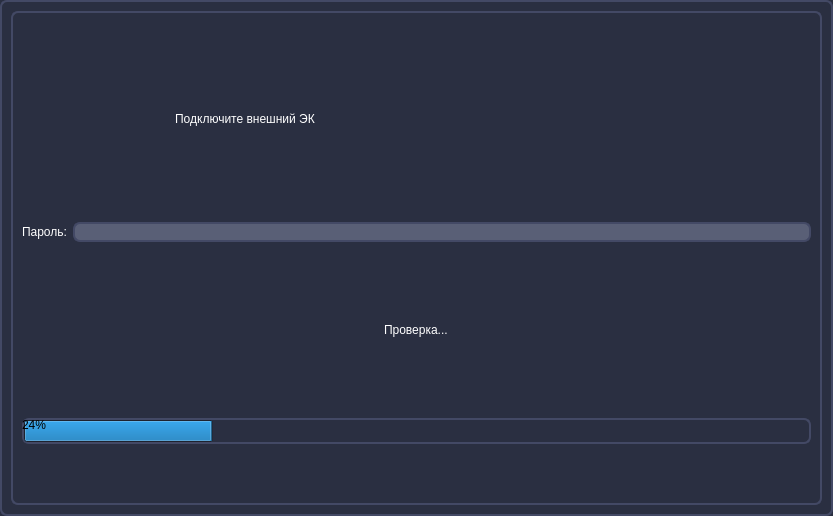
<?xml version="1.0" encoding="UTF-8"?>
<ui version="4.0">
 <class>Form</class>
 <widget class="QWidget" name="Form">
  <property name="geometry">
   <rect>
    <x>0</x>
    <y>0</y>
    <width>833</width>
    <height>516</height>
   </rect>
  </property>
  <property name="contextMenuPolicy">
   <enum>Qt::NoContextMenu</enum>
  </property>
  <property name="windowTitle">
   <string>WallMall</string>
  </property>
  <property name="styleSheet">
   <string notr="true">border: 2px solid #434965;
border-radius: 7px;
background-color: #2A2F41;</string>
  </property>
  <layout class="QGridLayout" name="gridLayout">
   <item row="0" column="0">
    <widget class="QFrame" name="frame">
     <property name="frameShape">
      <enum>QFrame::StyledPanel</enum>
     </property>
     <property name="frameShadow">
      <enum>QFrame::Raised</enum>
     </property>
     <layout class="QGridLayout" name="gridLayout_2">
      <item row="2" column="0">
       <widget class="QLabel" name="label">
        <property name="styleSheet">
         <string notr="true">font: 75 11pt &quot;MS Shell Dlg 2&quot;;
color: rgb(255, 255, 255);
border:0px;</string>
        </property>
        <property name="text">
         <string>Пароль:</string>
        </property>
       </widget>
      </item>
      <item row="2" column="1">
       <widget class="QLineEdit" name="lineEdit">
        <property name="styleSheet">
         <string notr="true"> background-color: #595F76;
border-radius:7px;
color: rgb(255, 255, 255);
font: 75 11pt &quot;MS Shell Dlg 2&quot;;</string>
        </property>
        <property name="echoMode">
         <enum>QLineEdit::Password</enum>
        </property>
       </widget>
      </item>
      <item row="0" column="0" colspan="2">
       <widget class="QLabel" name="label_2">
        <property name="maximumSize">
         <size>
          <width>16777215</width>
          <height>100</height>
         </size>
        </property>
        <property name="styleSheet">
         <string notr="true">font: 75 11pt &quot;MS Shell Dlg 2&quot;;
color: rgb(255, 255, 255);
border:0px;</string>
        </property>
        <property name="text">
         <string>                                              Подключите внешний ЭК</string>
        </property>
       </widget>
      </item>
      <item row="3" column="0" colspan="2" alignment="Qt::AlignHCenter">
       <widget class="QLabel" name="label_3">
        <property name="sizePolicy">
         <sizepolicy hsizetype="Expanding" vsizetype="Preferred">
          <horstretch>0</horstretch>
          <verstretch>0</verstretch>
         </sizepolicy>
        </property>
        <property name="maximumSize">
         <size>
          <width>16777215</width>
          <height>70</height>
         </size>
        </property>
        <property name="styleSheet">
         <string notr="true">font: 75 11pt &quot;MS Shell Dlg 2&quot;;
color: rgb(255, 255, 255);
border:0px;</string>
        </property>
        <property name="text">
         <string>Проверка...</string>
        </property>
       </widget>
      </item>
      <item row="4" column="0" colspan="2">
       <widget class="QProgressBar" name="progressBar">
        <property name="styleSheet">
         <string notr="true">background-color: rgb(89, 95, 118);
font: 75 11pt &quot;MS Shell Dlg 2&quot;;
QProgressBar::chunk { background-color: red; }</string>
        </property>
        <property name="value">
         <number>24</number>
        </property>
       </widget>
      </item>
     </layout>
    </widget>
   </item>
  </layout>
 </widget>
 <resources/>
 <connections/>
</ui>
